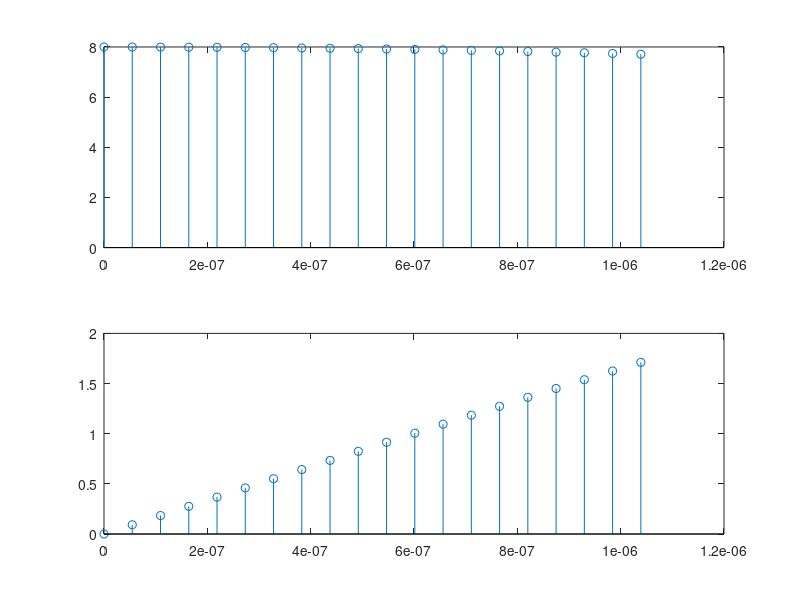
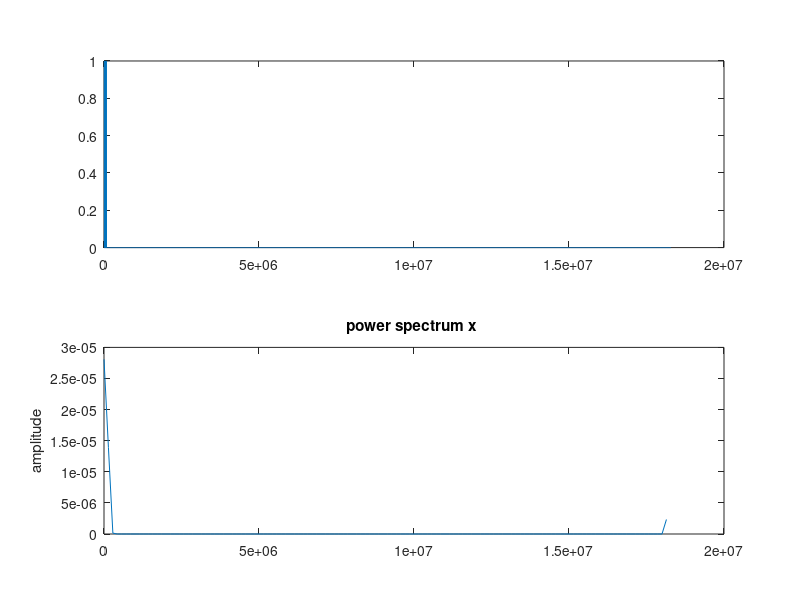
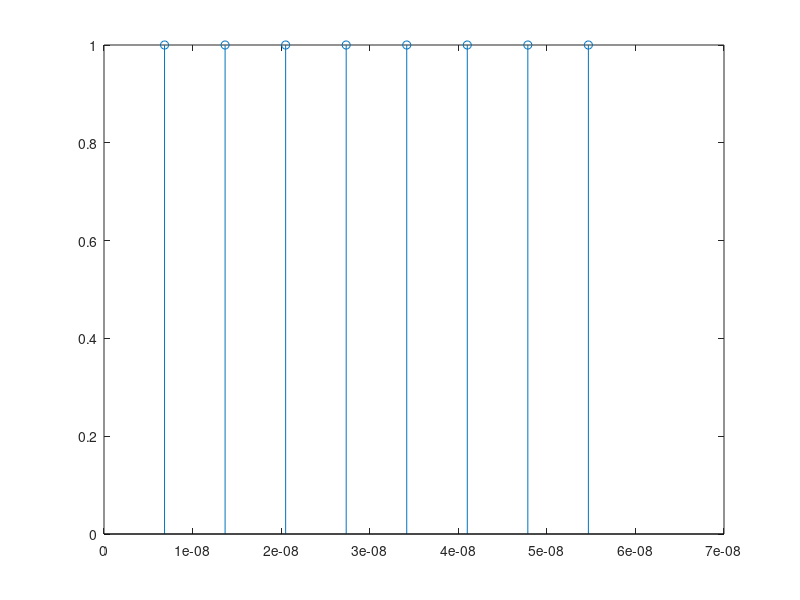
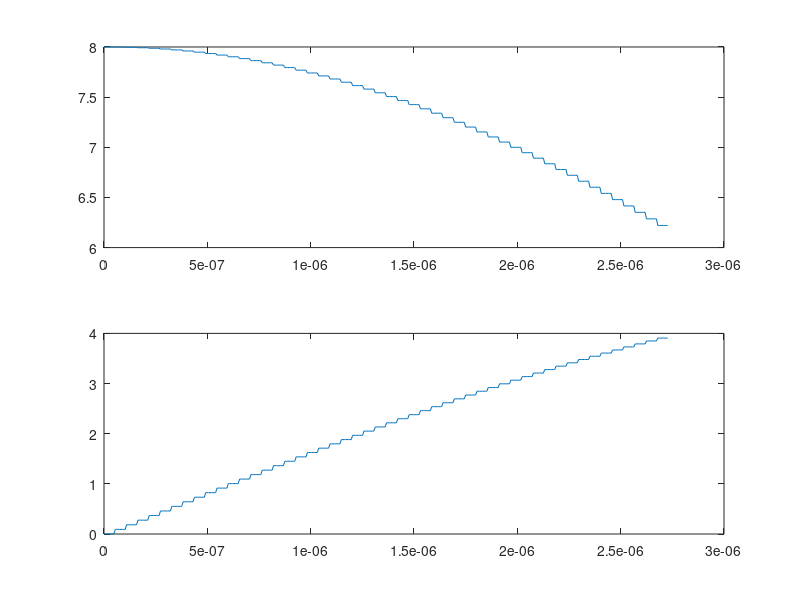

Write the MATLAB code that produced these figures, in order.
%DVB-T 2K Transmission
%The available bandwidth is 8 MHz
%2K is intended for mobile services
clear all;
close all;
%DVB-T Parameters
%A = importdata('C:\Users\Bartosz\Desktop\matlab\test.txt');

Tu=224e-6; %useful OFDM symbol period
T=Tu/2048; %baseband elementary period
G=0; %choice of 1/4, 1/8, 1/16, and 1/32
delta=G*Tu; %guard band duration
Ts=delta+Tu; %total OFDM symbol period
Kmax=1705; %number of subcarriers
Kmin=0;
FS=4096; %IFFT/FFT length
q=4; %carrier period to elementary period ratio
fc=q*1/T; %carrier frequency
Rs=4*fc; %simulation period
t=0:1/Rs:Tu;
%Data generator (A)
M=Kmax+1;
rand('state',0);
%a=-1+2*round(rand(M,1));
%A=length(a);
%info=zeros(FS,1);
%info(1:(A/2)) = [ a(1:(A/2)).']; %Zero padding
%info((FS-((A/2)-1)):FS) = [ a(((A/2)+1):A).'];
%Subcarriers generation (B)

A = importdata('test.txt');
a = length(A); 
info = reshape(A, a, 1);
carriers=FS.*ifft(info,FS);
tt=0:T/2:Tu;
figure(1);
subplot(211);
stem(tt(1:20),real(carriers(1:20)));

subplot(212);
stem(tt(1:20),imag(carriers(1:20)));
figure(2);
f=(2/T)*(1:(FS))/(FS);
subplot(211);
plot(f,abs(fft(carriers,FS))/FS);
subplot(212);
pwelch(carriers,[],[],[],2/T);
% D/A simulation
L = length(carriers);
chips = [ carriers.';zeros((2*q)-1,L)];
p=1/Rs:1/Rs:T/2;
g=ones(length(p),1); %pulse shape
figure(3);
stem(p,g);
dummy=conv(g,chips(:));
u=[dummy(1:length(t))]; % (C)
figure(4);
subplot(211);
plot(t(1:400),real(u(1:400)));
subplot(212);
plot(t(1:400),imag(u(1:400)));
figure(5);
ff=(Rs)*(1:(q*FS))/(q*FS);
subplot(211);
plot(ff,abs(fft(u,q*FS))/FS);
subplot(212);
pwelch(u,[],[],[],Rs);
[b,a] = butter(13,1/20); %reconstruction filter
[H,F] = freqz(b,a,FS,Rs);
%figure(6);
%plot(F,20*log10(abs(H)));
uoft = filter(b,a,u); %baseband signal (D)
%figure(7);
%subplot(211);
%plot(t(80:480),real(uoft(80:480)));
%subplot(212);
%plot(t(80:480),imag(uoft(80:480)));
%figure(8);
%subplot(211);
%plot(ff,abs(fft(uoft,q*FS))/FS);
%subplot(212);
%pwelch(uoft,[],[],[],Rs);
%Upconverter
s_tilde=(uoft.').*exp(1i*2*pi*fc*t);
s=real(s_tilde); %passband signal (E)
%figure(9);
%plot(t(80:480),s(80:480));
%figure(10);
%subplot(211);
%plot(ff,abs(fft(((real(uoft).').*cos(2*pi*fc*t)),q*FS))/FS);
%plot(ff,abs(fft(((imag(uoft).').*sin(2*pi*fc*t)),q*FS))/FS);
%plot(ff,abs(fft(s,q*FS))/FS);
%subplot(212);
%pwelch(((real(uoft).').*cos(2*pi*fc*t)),[],[],[],Rs);
%pwelch(((imag(uoft).').*sin(2*pi*fc*t)),[],[],[],Rs);
%pwelch(s,[],[],[],Rs);
dlmwrite('wynik1.txt', s_tilde);